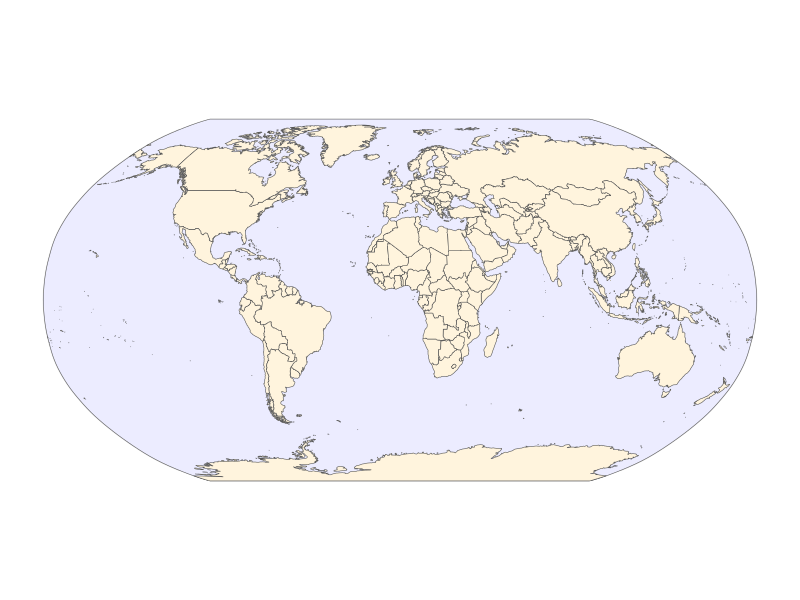

Source code (R):
## ---- chunk 1
#| echo: false
#| message: false

library(rnaturalearth) # natural earth data

library(ggplot2) # beautiful maps

library(dplyr) # data wrangling

library(sf) # simple (spatial) features

# library(patchwork) # stitch ggplots together

mapdata <- ne_countries(scale = "medium", # medium scale
                        returnclass = "sf") # as sf object

# CF https://stackoverflow.com/questions/75860459/change-ocean-color-in-robinson-projection-map

ocean <- st_polygon(list(cbind(c(seq(-180, 179, 
                                     len = 100), 
                                 rep(180, 100), 
                                 seq(179, -180, 
                                     len = 100),
                                 rep(-180, 100)),
                               c(rep(-90, 100), 
                                 seq(-89, 89, 
                                     len = 100),
                                 rep(90, 100), 
                                 seq(89, -90, 
                                     len = 100))))) |>
  st_sfc(crs = "WGS84") |>
  st_as_sf()

mymap <- ggplot(mapdata) + # the data I am mapping
  geom_sf(data = ocean, fill = "#ECECFF") +
  geom_sf(fill = "#FFF4DD") + # the geometry I am using
  theme_minimal() +
  theme(axis.text.x = element_blank())

mymap + coord_sf(crs="+proj=robin") # Robinson projection
